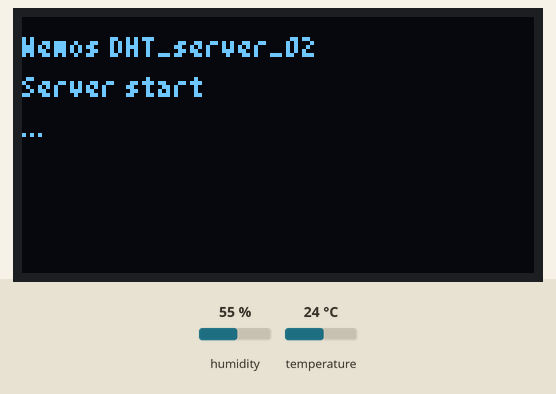
Simulated run of this sketch. Board: ESP8266 (Wemos D1 mini). Shown: 128×64 one-colour display. Inputs (shaded band) come from the test bench; at power-on: temperature 24 °C, humidity 55 %. WiFi joins after 1.5 s; servers stay silent unless stated; what the sketch prints to the serial monitor is not drawn.

Above: at 1.2 s.
At 5.3 s:
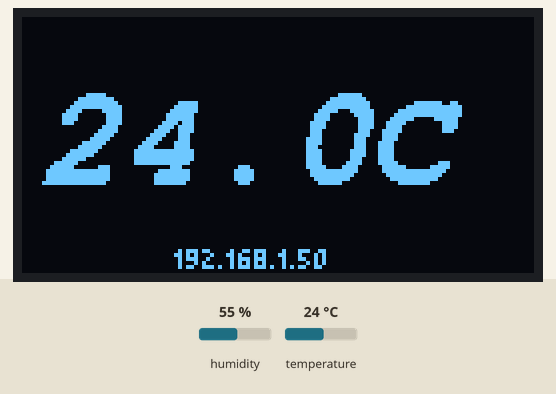
5.4 s: temperature set to 12 °C
At 6.5 s:
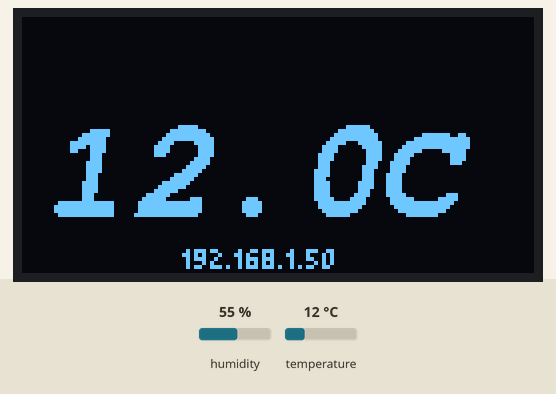
7.8 s: temperature set to 19 °C
At 8.38 s:
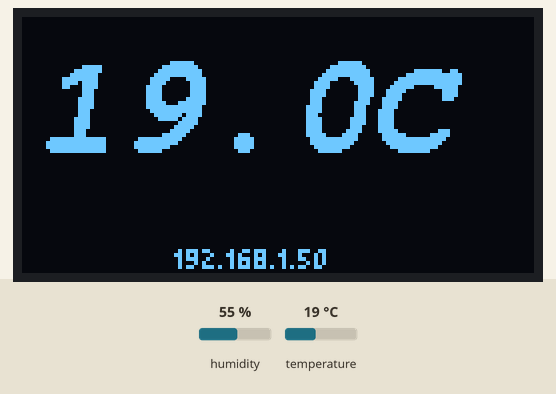
9.7 s: temperature set to 28 °C
At 10.56 s:
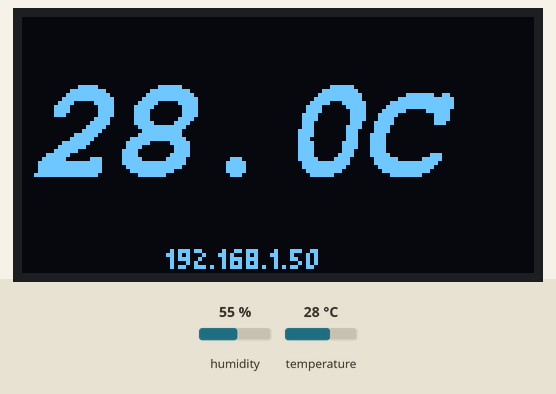

The sketch:

DHT_server_02.ino
```cpp
/* Wemos D1 mini, OLED 128x64 I2C, DHT22
 * Sends the temperature value to the client(s)
 * v2: server restart after 30 sec idle time
 */
#include "DHT.h"                    // DHT22
#include <SPI.h>                    // SD
#include <Wire.h>                   // I2C->OLED
#include <Adafruit_GFX.h>           // OLED
#include <Adafruit_SSD1306.h>       // OLED
#include <Fonts/FreeMonoBoldOblique18pt7b.h>
#include <Fonts/TomThumb.h>
#include <ESP8266WiFi.h>

#define OLED_RESET LED_BUILTIN
Adafruit_SSD1306 oled(OLED_RESET);
#define DHTPIN 13                   // DHT pin (D7=13)
#define DHTTYPE DHT22

WiFiServer server(80);              // launches the server
IPAddress ip(192, 168, 0, 80);      // fix IP of the server
IPAddress gateway(192,168,0,1);     // WiFi router's IP
IPAddress subnet(255,255,255,0);
DHT dht(DHTPIN, DHTTYPE);

char ssid[] = "yourSSIDHere";
char pass[] = "yourPasswordHere";
byte xc = 1, yc = 23, dx = 1, dy = 1;
unsigned long DHTtimer = 0;
float h, t;
unsigned long clientTimer = 0;

void setup() {
//  Serial.begin(115200);                     // only for debug
  dht.begin();
  Wire.begin();                               // default SDA and SCL
  oled.begin(SSD1306_SWITCHCAPVCC, 0x3D);     // I2C address of my b&w OLED
  oled.setTextColor(WHITE);
  oled.setTextSize(1);
  oled.clearDisplay();
  oledre(0, 10, "Wemos DHT_server_02", 0);
  oled.display();
  server_start(0);                            // starts the WiFi server
  delay(2000);
}

void loop() {
  if (millis() > DHTtimer + 2000) {
    h = dht.readHumidity();
    t = dht.readTemperature();                // reads the DHT for temperature
    if (isnan(h) || isnan(t)) {
      return;
    } else {
      DHTtimer = millis();
    }
  }
  oled.clearDisplay();
  oledre(xc, yc, String(t, 1) + "C", 1);    // prints the temperature on the OLED
  ipOledre(xc);                             // prints the IP on the OLED
  oled.display();
  if (xc >= 20 || xc <= 0) {dx *= -1;}
  if (yc >= 50 || yc <= 22) {dy *= -1;}
  xc += dx;
  yc += dy;
  WiFiClient client = server.available();
  if (client) {
    if (client.connected()) {
      oled.invertDisplay(true);
      String request = client.readStringUntil('\r');    // reads the message from the client
      client.flush();
      client.println(String(t, 1));        // sends the temperature to the client
      oled.invertDisplay(false);
    }
    client.stop();                         // disconnects the client
    clientTimer = millis();
  }
  if (millis() - clientTimer > 30000) {    // stops and restarts the WiFi server after 30 sec
    WiFi.disconnect();                     // idle time
    delay(500);
    server_start(1);
  }
}

void server_start(byte restart) {
  if (restart) {
    oled.clearDisplay();
    oledre(0,10, "Server restart", 0);
    oled.setCursor(0,20);
  } else {
    oledre(0,20, "Server start", 0);
    oled.setCursor(0,30);
  }
  WiFi.config(ip, gateway, subnet);
  WiFi.begin(ssid, pass);
  while (WiFi.status() != WL_CONNECTED) {
    oled.print(".");
    oled.display();
    delay(500);
  }
  server.begin();
  delay(500);
  clientTimer = millis();
}

void ipOledre(byte xc) {
  oled.setFont(&TomThumb);
  oled.setCursor(xc+35, 63);
  oled.setTextSize(1);
  oled.print(WiFi.localIP());
}

void oledre(byte x, byte y, String text, byte font) {
  Serial.println(text);
  if (font) {
    oled.setFont(&FreeMonoBoldOblique18pt7b);
  } else {
    oled.setFont(&TomThumb);
  }
  oled.setCursor(x, y);
  oled.print(text);
}
```

Measured:
- what the display in image 0 shows lasts 3.1 s, from 1.1 s to 4.2 s
